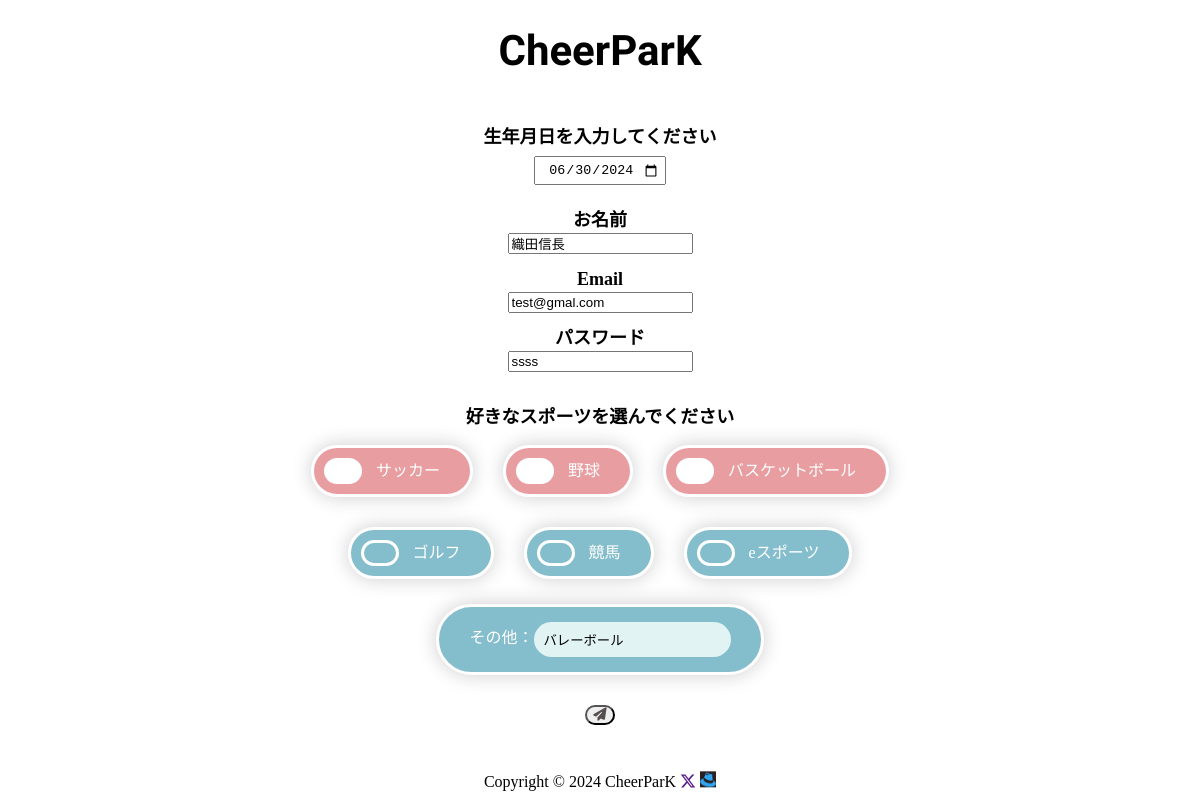
/detail.php?id=8, run on the app's committed database.
### tables this page shows
CREATE TABLE `cheerpark_an_table3` (
  `id` int(12) NOT NULL,
  `birth` date NOT NULL,
  `name` varchar(64) NOT NULL,
  `email` varchar(128) NOT NULL,
  `passward` varchar(12) NOT NULL,
  `sport` varchar(100) DEFAULT NULL,
  `other` text DEFAULT NULL,
  `date` datetime NOT NULL
);

### detail.php (the view, shortened to what this page needs)
<?php
$id = $_GET['id'];
$pdo = db_conn();
$stmt = $pdo->prepare('SELECT * FROM cheerpark_an_table3 WHERE id = :id;');
$stmt->bindValue(':id', $id, PDO::PARAM_INT);
$status = $stmt->execute();
if ($status === false) {
    sql_error($stmt);
} else {
    $result = $stmt->fetch();
}
?>
<!DOCTYPE html>
<html lang="jp">
<head>
    <link rel="stylesheet" href="css/reset.css">
    <link rel="stylesheet" href="css/style.css">
</head>
<body>
    <div class="cont">
        <form action="update.php" method="post"><br>
            <div class="" id="question1">
                <h2 class="birth_title">生年月日を入力してください</h2>
                <input type="date" name="birth" class="birth_input" value="<?= $result['birth'] ?>"><br>
                <h2 class="name">お名前</h2>
                <input type="text" name="name" class="name_input" value="<?= $result['name'] ?>"><br>
                <h2 class="email">Email</h2>
                <input type="text" name="email" class="email_input" value="<?= $result['email'] ?>"><br>
                <h2 class="passward">パスワード</h2>
                <input type="text" name="passward" class="passward_input" value="<?= $result['passward'] ?>" value="<?= $result['passward'] ?>"><br>
            </div>
            <div class="" id="question2">
                <h2 class="sports">好きなスポーツを選んでください</h2>
                <div class="sports_group">
                    <div class="container">
                        <label class="toggle" for="toggle1">サッカー</label>
                        <label class="toggle" for="toggle2">野球</label>
                        <label class="toggle" for="toggle3">バスケットボール</label><br>
                        <label class="toggle" for="toggle4">ゴルフ</label>
                        <label class="toggle" for="toggle5">競馬</label>
                        <label class="toggle" for="toggle6">eスポーツ</label>
                    </div>
                </div>
                <div class="other_group">
                    <div class="other">
                        その他：<input class="other_txst" type="txst" name="other" value="<?= $result['other'] ?>">
                    </div>
                </div>
                <div class="btn_send">
                    <button type="submit" class="send">
                        <i class="fa-solid fa-paper-plane" style="color: rgb(87, 80, 80)"></i>
                    </button>
                </div>
            </div>
        </form>
    </div>
    <footer>
        Copyright © 2024 CheerParK
        <a href=""><i class="fa-brands fa-x-twitter"></i></a>
        <a href=""><img src="img/hat.jpg" class="aicon" alt=""></a>
    </footer>
</body>
</html>

### css/style.css (style rules this page uses)
body { background: white; min-height: 95vh; }
.cont { min-width: 250px; max-width: 650px; position: relative; margin: 0 auto; text-align: center; }
footer { text-align: center; position: sticky; top: 100vh; width: 100%; }
.title { text-align: center; margin: 30px; font-size: 42px; font-family: 'Montserrat Subrayada', sans-serif; }
.birth_title { text-align: center; margin-top: 10px; font-size: 18px; }
.birth_input { display: flex; text-align: center; justify-content: center; margin: 10px auto; padding: 4px; }
.send { display: flex; justify-content: center; margin: 0 auto; margin-bottom: 30px; border-radius: 100px; }
.btn_send { margin: 20px; }
.name { margin-bottom: 4px; text-align: center; font-size: 18px; }
.name_input { display: flex; justify-content: center; margin: 0 auto; }
.email { margin-bottom: 4px; text-align: center; font-size: 18px; }
.email_input { display: flex; justify-content: center; margin: 0 auto; }
.passward { margin-bottom: 4px; text-align: center; font-size: 18px; }
.passward_input { display: flex; justify-content: center; margin: 0 auto; }
.sports { margin-top: 20px; margin-bottom: 4px; text-align: center; font-size: 18px; }
.sports_group { display: flex; justify-content: center; }
.container { max-width: 650px; display: flex; flex-wrap: wrap; justify-content: center; margin: 0 auto; }
.toggle { position: relative; margin: 15px; padding: 15px 30px 15px 62px; border: 3px solid #fff; border-radius: 100px; color: #fff; background-color: #84bdcb; box-shadow: 0 0 20px rgba(0, 0, 0, .2); white-space: nowrap; cursor: pointer; transition: background-color .2s, box-shadow .2s; }
.toggle::before { content: ''; display: block; position: absolute; top: 10px; bottom: 10px; left: 10px; width: 32px; border: 3px solid #fff; border-radius: 100px; transition: background-color .2s; }
.check:checked+label { background-color: #e89da1; }
.check:checked+.toggle::before { background-color: #fff; }
.other_group { display: flex; justify-content: center; }
.other { max-width: 450px; text-align: left; margin: 10px; padding: 15px 30px 15px 30px; border: 3px solid #fff; border-radius: 100px; color: #fff; background-color: #84bdcb; box-shadow: 0 0 20px rgba(0, 0, 0, .2); white-space: nowrap; cursor: pointer; transition: background-color .2s, box-shadow .2s; }
.other_txst { padding: 10px; background-color: #e1f3f3; border: none; border-radius: 100px; }
.aicon { width: 16px; height: 16px; }

### data on the page
cheerpark_an_table3: birth "06/30/2024", name "織田信長", email "test@gmal.com", passward "ssss", other "バレーボール"
